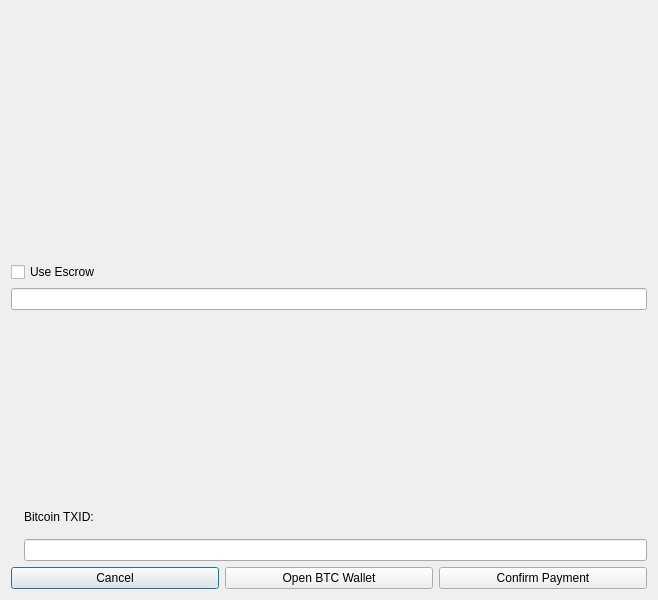
<?xml version="1.0" encoding="UTF-8"?>
<ui version="4.0">
 <class>OfferAcceptDialogBTC</class>
 <widget class="QDialog" name="OfferAcceptDialogBTC">
  <property name="geometry">
   <rect>
    <x>0</x>
    <y>0</y>
    <width>658</width>
    <height>600</height>
   </rect>
  </property>
  <property name="windowTitle">
   <string>Accept Gtacoin Offer</string>
  </property>
  <layout class="QGridLayout" name="gridLayout">
   <item row="1" column="0">
    <layout class="QHBoxLayout" name="horizontalLayout">
     <item>
      <widget class="QLabel" name="acceptMessage">
       <property name="font">
        <font>
         <pointsize>12</pointsize>
         <weight>50</weight>
         <bold>false</bold>
        </font>
       </property>
       <property name="cursor">
        <cursorShape>IBeamCursor</cursorShape>
       </property>
       <property name="text">
        <string/>
       </property>
       <property name="wordWrap">
        <bool>true</bool>
       </property>
       <property name="textInteractionFlags">
        <set>Qt::LinksAccessibleByMouse|Qt::TextSelectableByKeyboard|Qt::TextSelectableByMouse</set>
       </property>
      </widget>
     </item>
    </layout>
   </item>
   <item row="0" column="0">
    <widget class="QLabel" name="aboutShadeBTC">
     <property name="text">
      <string/>
     </property>
     <property name="scaledContents">
      <bool>false</bool>
     </property>
     <property name="alignment">
      <set>Qt::AlignCenter</set>
     </property>
    </widget>
   </item>
   <item row="9" column="0">
    <layout class="QHBoxLayout" name="horizontalLayout_3">
     <item>
      <widget class="QPushButton" name="cancelButton">
       <property name="text">
        <string>Cancel</string>
       </property>
      </widget>
     </item>
     <item>
      <widget class="QPushButton" name="openBtcWalletButton">
       <property name="toolTip">
        <string>Open your local Bitcoin client</string>
       </property>
       <property name="text">
        <string>Open BTC Wallet</string>
       </property>
      </widget>
     </item>
     <item>
      <widget class="QPushButton" name="confirmButton">
       <property name="toolTip">
        <string>Confirm this payment on the Bitcoin blockchain</string>
       </property>
       <property name="text">
        <string>Confirm Payment</string>
       </property>
      </widget>
     </item>
    </layout>
   </item>
   <item row="5" column="0">
    <layout class="QHBoxLayout" name="horizontalLayout_8">
     <item>
      <widget class="QLabel" name="lblQRCode">
       <property name="text">
        <string/>
       </property>
       <property name="wordWrap">
        <bool>true</bool>
       </property>
      </widget>
     </item>
     <item>
      <layout class="QVBoxLayout" name="verticalLayout">
       <item>
        <widget class="QLabel" name="bitcoinInstructionLabel">
         <property name="cursor">
          <cursorShape>IBeamCursor</cursorShape>
         </property>
         <property name="text">
          <string notr="true"/>
         </property>
         <property name="textFormat">
          <enum>Qt::RichText</enum>
         </property>
         <property name="wordWrap">
          <bool>true</bool>
         </property>
         <property name="textInteractionFlags">
          <set>Qt::LinksAccessibleByMouse|Qt::TextSelectableByKeyboard|Qt::TextSelectableByMouse</set>
         </property>
        </widget>
       </item>
       <item>
        <spacer name="horizontalSpacer">
         <property name="orientation">
          <enum>Qt::Horizontal</enum>
         </property>
         <property name="sizeHint" stdset="0">
          <size>
           <width>40</width>
           <height>20</height>
          </size>
         </property>
        </spacer>
       </item>
       <item>
        <widget class="QLabel" name="label">
         <property name="text">
          <string>Bitcoin TXID:</string>
         </property>
        </widget>
       </item>
       <item>
        <widget class="QLineEdit" name="exttxidEdit"/>
       </item>
      </layout>
     </item>
    </layout>
   </item>
   <item row="2" column="0">
    <widget class="QCheckBox" name="checkBox">
     <property name="text">
      <string>Use Escrow</string>
     </property>
    </widget>
   </item>
   <item row="3" column="0">
    <widget class="QLineEdit" name="escrowEdit"/>
   </item>
   <item row="4" column="0">
    <widget class="QLabel" name="escrowDisclaimer">
     <property name="text">
      <string/>
     </property>
     <property name="wordWrap">
      <bool>true</bool>
     </property>
     <property name="textInteractionFlags">
      <set>Qt::LinksAccessibleByMouse|Qt::TextSelectableByKeyboard|Qt::TextSelectableByMouse</set>
     </property>
    </widget>
   </item>
  </layout>
 </widget>
 <resources>
  <include location="../gtacoin.qrc"/>
 </resources>
 <connections/>
</ui>
